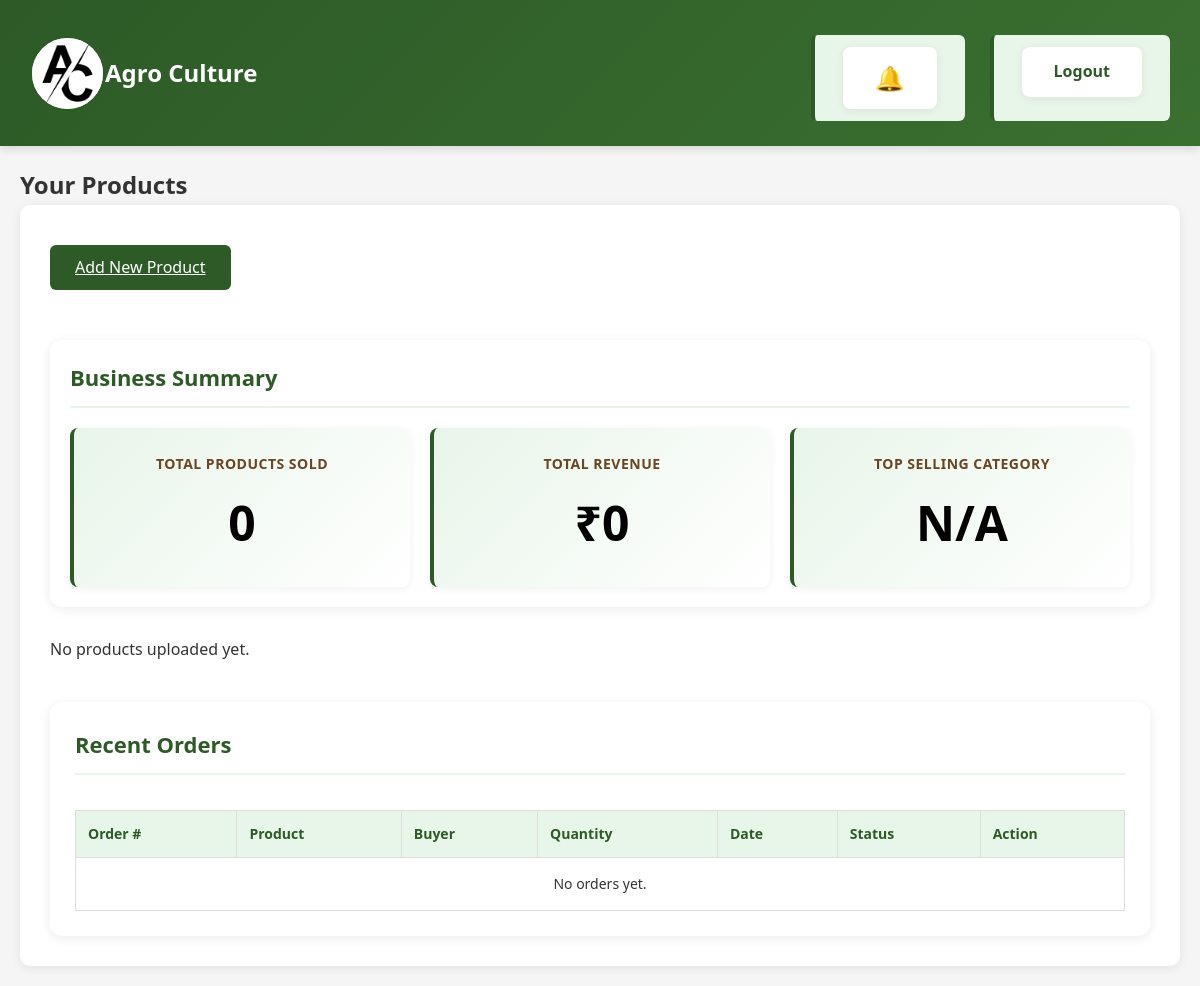
The app's page /farmer_dashboard/ (signed in), older data.
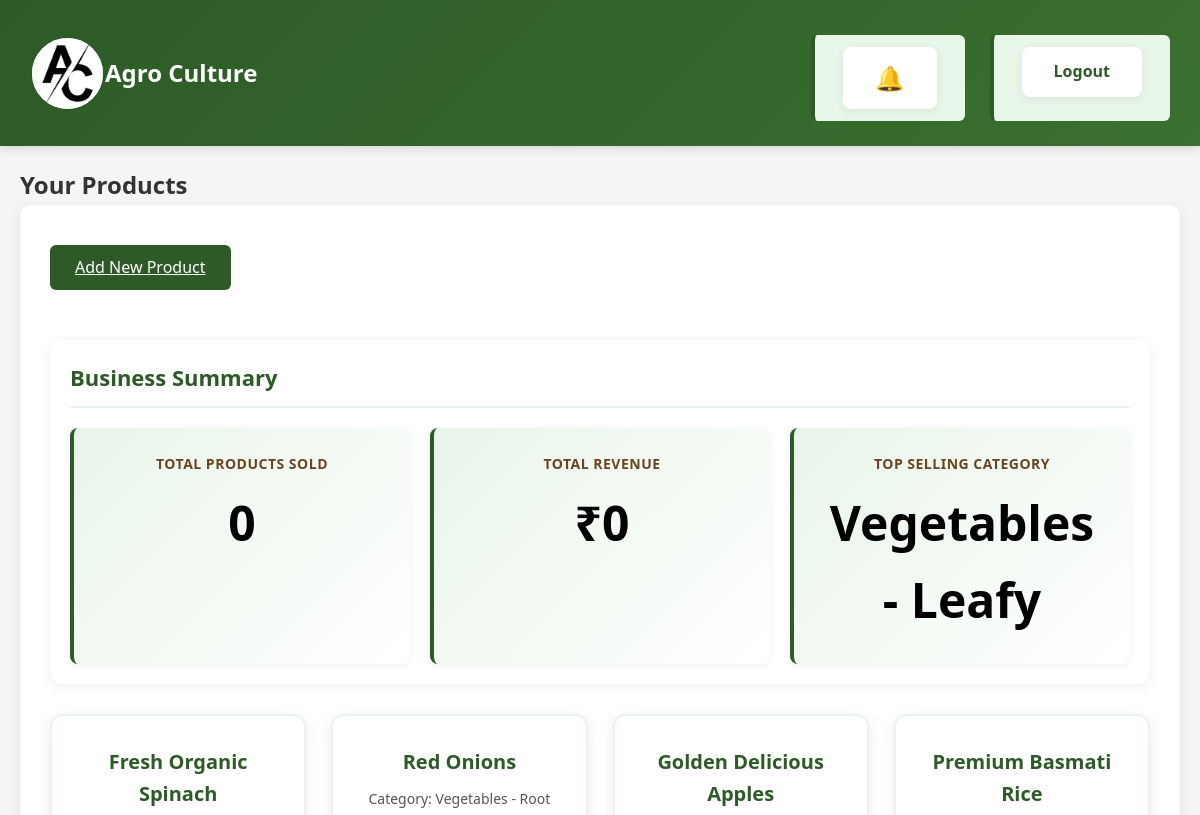
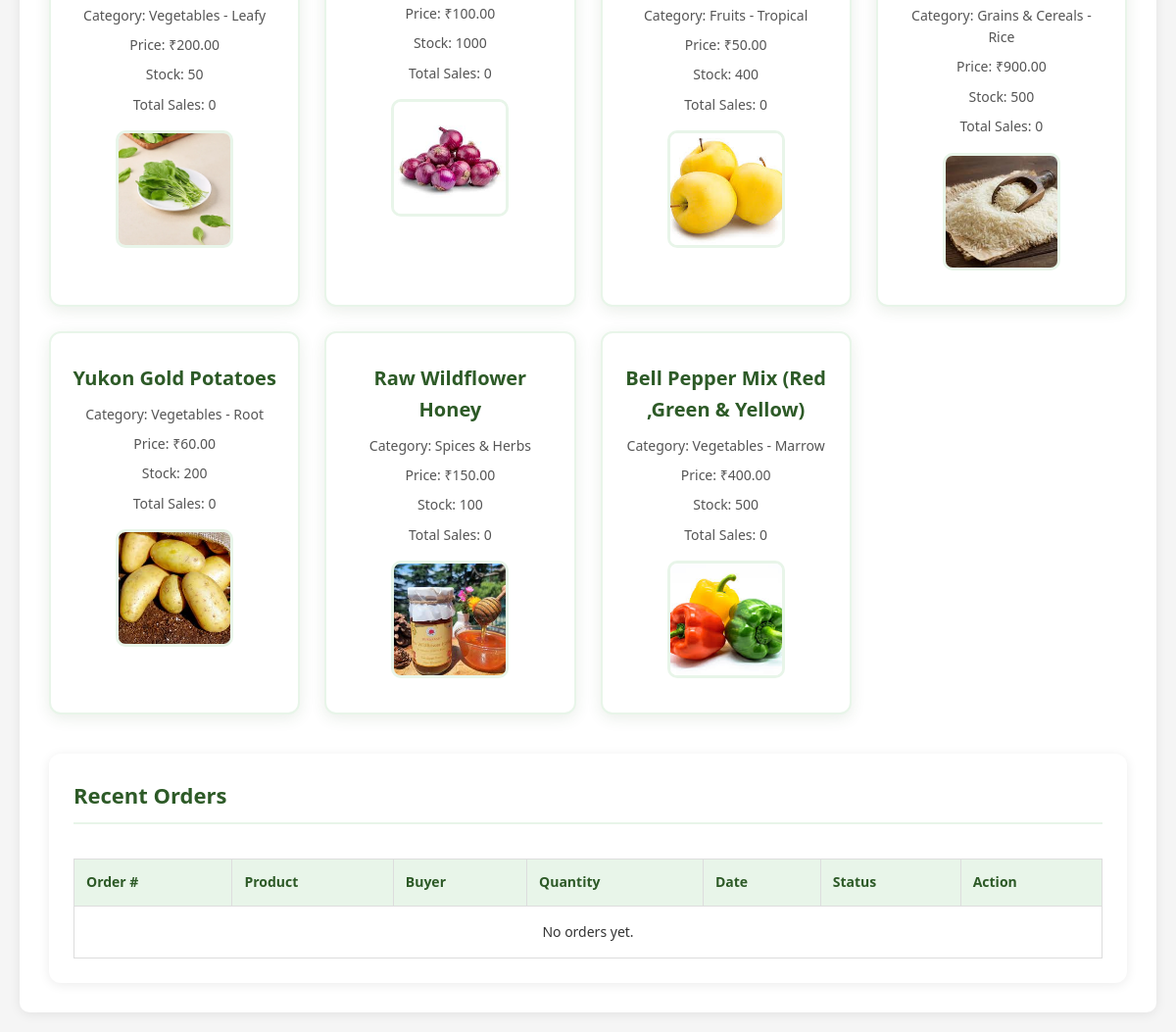
The same page, newer data (2 pictures, top to bottom).
### marketplace/models.py (models this page shows, shortened)
class Product(models.Model):
	CATEGORY_CHOICES = [
		('Vegetables - Leafy', 'Vegetables - Leafy'),
		('Vegetables - Root', 'Vegetables - Root'),
		('Vegetables - Marrow', 'Vegetables - Marrow'),
		('Fruits - Seasonal', 'Fruits - Seasonal'),
		('Fruits - Tropical', 'Fruits - Tropical'),
		('Fruits - Berries', 'Fruits - Berries'),
		('Grains & Cereals - Rice', 'Grains & Cereals - Rice'),
		('Grains & Cereals - Wheat', 'Grains & Cereals - Wheat'),
		('Grains & Cereals - Corn', 'Grains & Cereals - Corn'),
		('Pulses & Legumes - Lentils', 'Pulses & Legumes - Lentils'),
		('Pulses & Legumes - Beans', 'Pulses & Legumes - Beans'),
		('Pulses & Legumes - Peas', 'Pulses & Legumes - Peas'),
		('Dairy Products - Milk', 'Dairy Products - Milk'),
		('Dairy Products - Butter', 'Dairy Products - Butter'),
		('Dairy Products - Cheese', 'Dairy Products - Cheese'),
		('Livestock - Poultry', 'Livestock - Poultry'),
		('Livestock - Cattle', 'Livestock - Cattle'),
		('Livestock - Sheep', 'Livestock - Sheep'),
		('Spices & Herbs', 'Spices & Herbs'),
	]
	name = models.CharField(max_length=100)
	category = models.CharField(max_length=50, choices=CATEGORY_CHOICES)
	price = models.DecimalField(max_digits=10, decimal_places=2)
	quantity = models.PositiveIntegerField()
	image = models.ImageField(upload_to='product_images/', blank=True, null=True)
	farmer = models.ForeignKey(User, on_delete=models.CASCADE, related_name='products', validators=[validate_farmer])

### marketplace/views.py (the view)
# urls.py: path('farmer_dashboard/', views.farmer_products, name='farmer_dashboard'),
@login_required
def farmer_products(request):
	user = request.user
	if not hasattr(user, 'userprofile') or user.userprofile.role != 'Farmer':
		messages.error(request, 'Access denied. Only Farmers can view this page.')
		return redirect('login')
	products = Product.objects.filter(farmer=user)
	total_sales = {}
	total_products_sold = 0
	total_revenue = 0
	category_sales = {}
	for product in products:
		product_sold = Order.objects.filter(product=product).aggregate(Sum('quantity'))['quantity__sum'] or 0
		total_sales[product.id] = product_sold
		total_products_sold += product_sold
		orders = Order.objects.filter(product=product)
		for order in orders:
			total_revenue += order.quantity * product.price
		if product.category not in category_sales:
			category_sales[product.category] = 0
		category_sales[product.category] += product_sold
	top_category = max(category_sales, key=category_sales.get) if category_sales else 'N/A'
	orders = Order.objects.filter(product__farmer=user).select_related('product', 'buyer').order_by('-order_date')
	return render(request, 'farmer_products.html', {
		'products': products,
		'total_sales': total_sales,
		'total_products_sold': total_products_sold,
		'total_revenue': total_revenue,
		'top_category': top_category,
		'orders': orders,
	})

### marketplace/templatetags/custom_filters.py (called while the page is built)
@register.filter(name='get_item')
def get_item(dictionary, key):
    if isinstance(dictionary, dict):
        return dictionary.get(key)
    return None

### templates/farmer_products.html (shortened to what this page needs)
{% extends 'base.html' %}
{% load custom_filters %}
{% block content %}
<h2>Your Products</h2>
<div class="dashboard">
    <a href="{% url 'add_product' %}" class="file-upload-btn" style="margin-bottom:20px;display:inline-block;">Add New Product</a>
    <div class="business-summary">
        <h3>Business Summary</h3>
        <div class="summary-cards">
            <div class="summary-card">
                <h4>Total Products Sold</h4>
                <p class="summary-value">{{ total_products_sold }}</p>
            </div>
            <div class="summary-card">
                <h4>Total Revenue</h4>
                <p class="summary-value">₹{{ total_revenue }}</p>
            </div>
            <div class="summary-card">
                <h4>Top Selling Category</h4>
                <p class="summary-value">{{ top_category }}</p>
            </div>
        </div>
    </div>
    <div class="product-cards">
        {% for product in products %}
        <div class="card">
            <h4>{{ product.name }}</h4>
            <p>Category: {{ product.category }}</p>
            <p>Price: ₹{{ product.price }}</p>
            <p>Stock: {{ product.quantity }}</p>
            <p>Total Sales: {{ total_sales|get_item:product.id }}</p>
            {% if product.image %}
            <img src="{{ product.image.url }}" alt="{{ product.name }}" class="product-img">
            {% endif %}
        </div>
        {% empty %}
        <p>No products uploaded yet.</p>
        {% endfor %}
    </div>
    <div class="orders-management">
        <h3>Recent Orders</h3>
        <div class="orders-table">
            <table>
                <thead>
                    <tr>
                        <th>Order #</th>
                        <th>Product</th>
                        <th>Buyer</th>
                        <th>Quantity</th>
                        <th>Date</th>
                        <th>Status</th>
                        <th>Action</th>
                    </tr>
                </thead>
                <tbody>
                    {% for order in orders %}
                    <tr>
                        <td>#{{ order.id }}</td>
                        <td>{{ order.product.name }}</td>
                        <td>{{ order.buyer.username }}</td>
                        <td>{{ order.quantity }}</td>
                        <td>{{ order.order_date|date:"M d, Y" }}</td>
                        <td><span class="order-status status-{{ order.status|lower }}" id="status-{{ order.id }}">{{ order.status }}</span></td>
                        <td>
                            <select class="status-select" data-order-id="{{ order.id }}">
                                {% for value, label in order.STATUS_CHOICES %}
                                    <option value="{{ value }}" {% if order.status == value %}selected{% endif %}>{{ label }}</option>
                                {% endfor %}
                            </select>
                            <button class="update-status-btn" data-order-id="{{ order.id }}">Update</button>
                        </td>
                    </tr>
                    {% empty %}
                    <tr><td colspan="7" style="text-align:center; padding:15px;">No orders yet.</td></tr>
                    {% endfor %}
                </tbody>
            </table>
        </div>
    </div>
</div>
{% endblock %}

Row changes from the older to the newer data that the page shows:
added Product: category "Vegetables - Leafy", name "Fresh Organic Spinach", price "200.00", quantity "50", id "0", image (picture)
added Product: name "Red Onions", category "Vegetables - Root", price "100.00", quantity "1000", id "0", image (picture)
added Product: name "Golden Delicious Apples", category "Fruits - Tropical", price "50.00", quantity "400", id "0", image (picture)
added Product: name "Premium Basmati Rice", category "Grains & Cereals - Rice", price "900.00", quantity "500", id "0", image (picture)
added Product: name "Yukon Gold Potatoes", category "Vegetables - Root", price "60.00", quantity "200", id "0", image (picture)
added Product: name "Raw Wildflower Honey", category "Spices & Herbs", price "150.00", quantity "100", id "0", image (picture)
added Product: name "Bell Pepper Mix (Red ,Green & Yellow)", category "Vegetables - Marrow", price "400.00", quantity "500", id "0", image (picture)
Text that changed along with them:
{{ top_category }}: "N/A" → (not shown)
text no longer shown: "No products uploaded yet."
